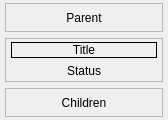
<?xml version="1.0" encoding="UTF-8"?>
<ui version="4.0">
 <class>CompositeNode</class>
 <widget class="QWidget" name="CompositeNode">
  <property name="geometry">
   <rect>
    <x>0</x>
    <y>0</y>
    <width>168</width>
    <height>120</height>
   </rect>
  </property>
  <property name="sizePolicy">
   <sizepolicy hsizetype="Fixed" vsizetype="Fixed">
    <horstretch>0</horstretch>
    <verstretch>0</verstretch>
   </sizepolicy>
  </property>
  <property name="windowTitle">
   <string>Composite</string>
  </property>
  <layout class="QVBoxLayout" name="verticalLayout_2">
   <property name="leftMargin">
    <number>5</number>
   </property>
   <property name="topMargin">
    <number>3</number>
   </property>
   <property name="rightMargin">
    <number>5</number>
   </property>
   <property name="bottomMargin">
    <number>3</number>
   </property>
   <item>
    <widget class="QFrame" name="FrameParent">
     <property name="frameShape">
      <enum>QFrame::Shape::StyledPanel</enum>
     </property>
     <property name="frameShadow">
      <enum>QFrame::Shadow::Raised</enum>
     </property>
     <layout class="QVBoxLayout" name="verticalLayout_3">
      <property name="leftMargin">
       <number>5</number>
      </property>
      <property name="topMargin">
       <number>3</number>
      </property>
      <property name="rightMargin">
       <number>5</number>
      </property>
      <property name="bottomMargin">
       <number>3</number>
      </property>
      <item>
       <widget class="QLabel" name="ParentConnection">
        <property name="text">
         <string>Parent</string>
        </property>
        <property name="alignment">
         <set>Qt::AlignmentFlag::AlignCenter</set>
        </property>
       </widget>
      </item>
     </layout>
    </widget>
   </item>
   <item>
    <widget class="QFrame" name="FrameStatus">
     <property name="frameShape">
      <enum>QFrame::Shape::StyledPanel</enum>
     </property>
     <property name="frameShadow">
      <enum>QFrame::Shadow::Raised</enum>
     </property>
     <layout class="QVBoxLayout" name="verticalLayout">
      <property name="leftMargin">
       <number>5</number>
      </property>
      <property name="topMargin">
       <number>3</number>
      </property>
      <property name="rightMargin">
       <number>5</number>
      </property>
      <property name="bottomMargin">
       <number>3</number>
      </property>
      <item>
       <widget class="QLabel" name="Title">
        <property name="frameShape">
         <enum>QFrame::Shape::Box</enum>
        </property>
        <property name="text">
         <string>Title</string>
        </property>
        <property name="alignment">
         <set>Qt::AlignmentFlag::AlignCenter</set>
        </property>
       </widget>
      </item>
      <item>
       <widget class="QLabel" name="Status">
        <property name="text">
         <string>Status</string>
        </property>
        <property name="alignment">
         <set>Qt::AlignmentFlag::AlignCenter</set>
        </property>
       </widget>
      </item>
     </layout>
    </widget>
   </item>
   <item>
    <widget class="QFrame" name="FrameChildren">
     <property name="frameShape">
      <enum>QFrame::Shape::StyledPanel</enum>
     </property>
     <property name="frameShadow">
      <enum>QFrame::Shadow::Raised</enum>
     </property>
     <layout class="QVBoxLayout" name="verticalLayout_4">
      <property name="leftMargin">
       <number>5</number>
      </property>
      <property name="topMargin">
       <number>3</number>
      </property>
      <property name="rightMargin">
       <number>5</number>
      </property>
      <property name="bottomMargin">
       <number>3</number>
      </property>
      <item>
       <widget class="QLabel" name="ChildConnections">
        <property name="text">
         <string>Children</string>
        </property>
        <property name="alignment">
         <set>Qt::AlignmentFlag::AlignCenter</set>
        </property>
       </widget>
      </item>
     </layout>
    </widget>
   </item>
  </layout>
 </widget>
 <resources/>
 <connections/>
</ui>
